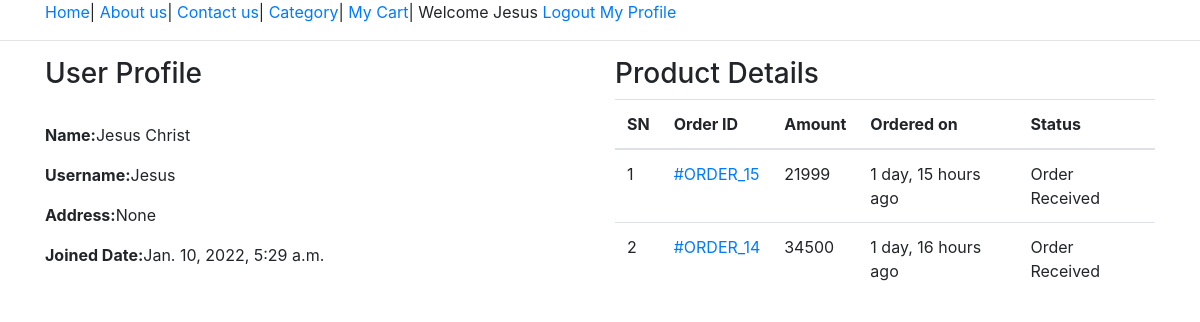
The app's page /profile/ (signed in) with its own data.
### ecomapp/models.py (models this page shows, shortened)
class Customer(models.Model):
    user = models.OneToOneField(User, on_delete=models.CASCADE)
    full_name = models.CharField(max_length=200)
    address = models.CharField(max_length=200, null=True, blank=True)
    joined_on = models.DateTimeField(auto_now_add=True)

class Order(models.Model):
    cart = models.OneToOneField(Cart, on_delete=models.CASCADE)
    ordered_by = models.CharField(max_length=200)
    shipping_address = models.CharField(max_length=200)
    mobile = models.CharField(max_length=10)
    email = models.EmailField(null=True, blank=True)
    subtotal = models.PositiveIntegerField()
    discount = models.PositiveIntegerField()
    total = models.PositiveIntegerField()
    order_status = models.CharField(max_length=50, choices=ORDER_STATUS)
    created_at = models.DateTimeField(auto_now_add=True)

### ecomapp/views.py (the view)
# urls.py: path("profile/",CustomerProfileView.as_view(),name="profile"),
class CustomerProfileView(TemplateView):
    template_name = "profile.html"
    def dispatch(self, request, *args, **kwargs):
        if request.user.is_authenticated and Customer.objects.filter(user=request.user).exists():
            pass
        else:
            return redirect("/login/?next=/profile/")
        return super().dispatch(request, *args, **kwargs)
    def get_context_data(self, **kwargs):
        context = super().get_context_data(**kwargs)
        customer = self.request.user.customer
        context['customer'] = customer
        orders = Order.objects.filter(cart__customer=customer).order_by("-id")
        context['orders'] = orders
        return context

### templates/profile.html (shortened to what this page needs)
{% extends 'base.html'%}
{% block main%}
    <div class="container">
        <div class="row">
            <div class="col-md-6">
                <h3>User Profile</h3><br>
                <p><span class="font-weight-bold">Name:</span>{{customer.full_name}}</p>
                <p><span class="font-weight-bold">Username:</span>{{customer.user.username}}</p>
                <p><span class="font-weight-bold">Address:</span>{{customer.address}}</p>
                <p><span class="font-weight-bold">Joined Date:</span>{{customer.joined_on}}</p>
            </div>
              <div class="col-md-6">
                <h3>Product Details</h3>
                  <table class="table">
                <thead>
                <tr>
                    <th>SN</th>
                    <th>Order ID</th>
                    <th>Amount</th>
                    <th>Ordered on</th>
                    <th>Status</th>
                </tr>
                </thead>
                      <tbody>
                        {% for order in orders %}
                    <tr>
                    <td>{{forloop.counter}}</td>
                    <td><a href="{%url 'ecomapp:customerorderdetail' order.id %}">#ORDER_{{order.id}}</a></td>
                    <td>{{order.total}}</td>
                    <td>{{order.created_at|timesince}} ago</td>
                    <td>{{order.order_status}}</td>
                    </tr>
                      {% endfor %}
                  </table>
            </div>
        </div>
    </div>
{% endblock %}

### templates/base.html (shortened to what this page needs)
<!doctype html>
<html lang="en">
  <head>
    <link rel="stylesheet" href="https://stackpath.bootstrapcdn.com/bootstrap/4.3.1/css/bootstrap.min.css">
  </head>
  <body>
  <div class="container">
  <a href="/">Home</a>|
  <a href="/about">About us</a>|
  <a href="/contact">Contact us</a>|
  <a href="/all-products">Category</a>|
   <a href="{% url 'ecomapp:mycart'%}">My Cart</a>|
    {% if request.user.customer %}
    Welcome {{request.user.username}}
      <a href="{% url 'ecomapp:logout'%}">Logout</a>
      <a href="{% url 'ecomapp:profile'%}">My Profile</a>
    {% else %}
    <a href="{%url 'ecomapp:register'%}">Register</a>
      <a href="{%url 'ecomapp:login'%}">Login</a>
    {% endif %}
  </div>
  <hr>
  {% block main %}{% endblock %}
  </body>
</html>

### records on screen
Customer: full_name "Jesus Christ", user.username "Jesus", address "None", joined_on "Jan. 10, 2022, 5:29 a.m."
Order: id "15", total "21999", created_at "1 day, 15 hours", order_status "Order Received"
Order: id "14", total "34500", created_at "1 day, 16 hours", order_status "Order Received"

### other values on screen
{{ request.user.username }} "Jesus"
